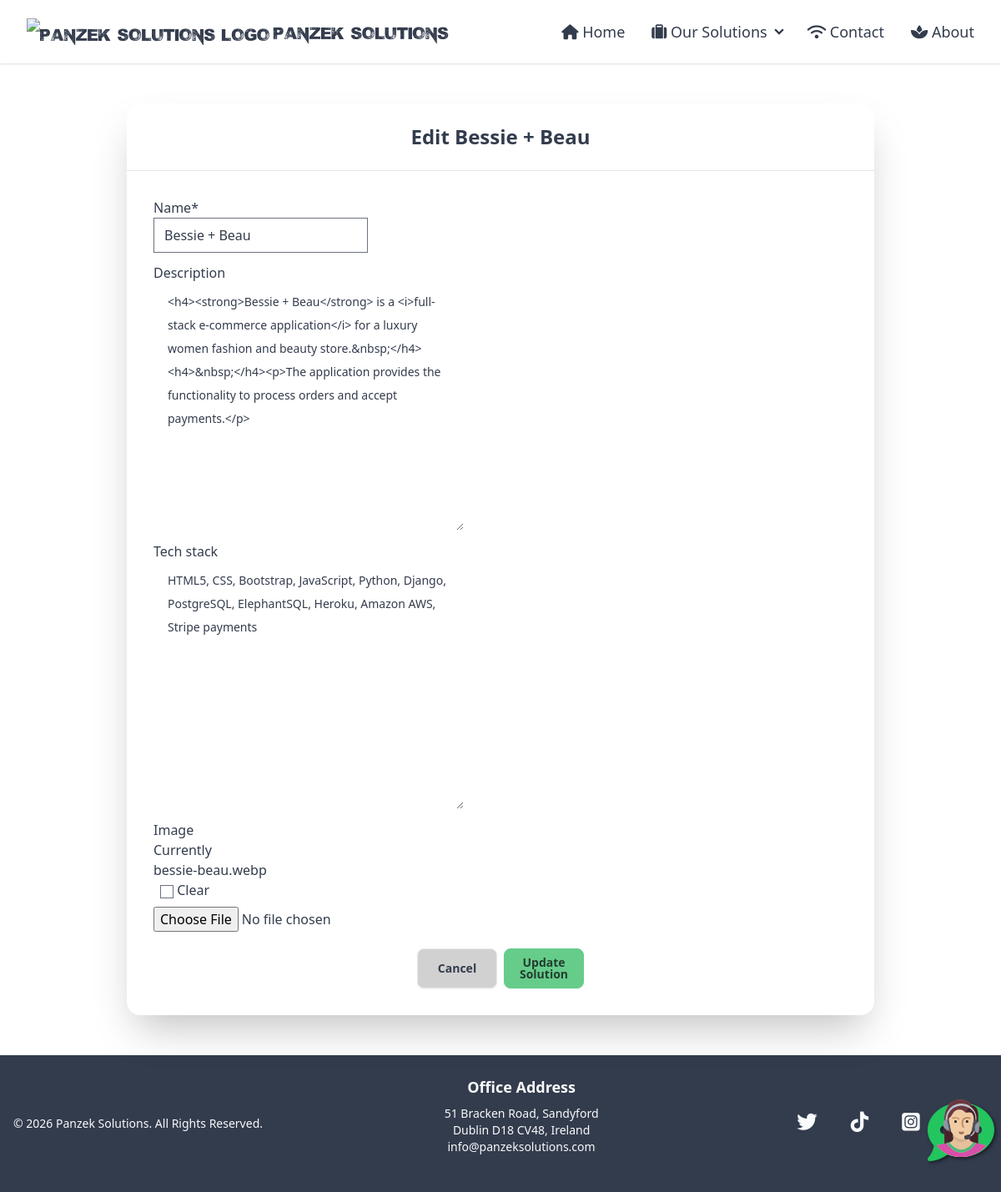
/solutions/2/edit, run on the app's committed database.
### solutions/models.py (models this page shows, shortened)
class Solution(models.Model):
    name = models.CharField(max_length=200, null=False, blank=False)
    description = CKEditor5Field('Description', config_name='extends', null=True, blank=True)
    tech_stack = models.TextField(null=True, blank=True)
    image = ResizedImageField(
        size=[800, 400],
        crop=['middle', 'center'],
        quality=75,
        upload_to='solutions_image/',
        force_format='WEBP',
        null=True,
        blank=True
    )
    class Meta:
        ordering = ['-id']

### solutions/views.py (the view)
# urls.py: path('<int:pk>/edit', SolutionUpdateView.as_view(), name='solution_edit'),
class SolutionUpdateView(UpdateView):
    model = Solution
    fields = '__all__'
    template_name_suffix = '_update_form'
    success_url = reverse_lazy('solutions')

### home/context_processors.py (called while the page is built)
def current_year(request):
    return {
        'current_year': datetime.now().year
    }

### solutions/templates/solutions/solution_update_form.html (shortened to what this page needs)
{% extends 'base.html' %}
{% load static %}
{% load crispy_forms_tags %}
{% block content %}
<div class="hero py-6">
    <div class="hero-content w-full flex-col py-6 lg:flex-row bg-base-100 rounded-lg">
        <div class="card bg-base-100 w-full max-w-4xl shrink-0 shadow-2xl">
            <div class="card-title py-6 mx-auto text-2xl">Edit {{ solution.name }}</div>
            <hr/>
            <form class="card-body" action="{% url 'solution_edit' solution.id %}" method="POST" enctype="multipart/form-data">
                <div class="form-control">
                    {{ form|crispy }}
                </div>
                <div class="card-actions justify-center">
                    <a class="btn w-24 bg-base-300 sm:btn-sm md:btn-md" href="{% url 'solutions' %}">Cancel</a>
                    <button type="submit" class="btn w-24 btn-primary">Update Solution</button>
                </div>
            </form>
        </div>
    </div>
</div>
{% endblock %}

### data on the page
Solution: name "Bessie + Beau", description "<h4><strong>Bessie + Beau</strong> is a <i>full-stack e-commerce application</i> for a luxury women fashion and beauty store.&nbsp;</h4><h4>&nbsp;</h4><p>The application provides the functionality to process orders and accept payments.</p>", tech_stack "HTML5, CSS, Bootstrap, JavaScript, Python, Django, PostgreSQL, ElephantSQL, Heroku, Amazon AWS, Stripe payments"
